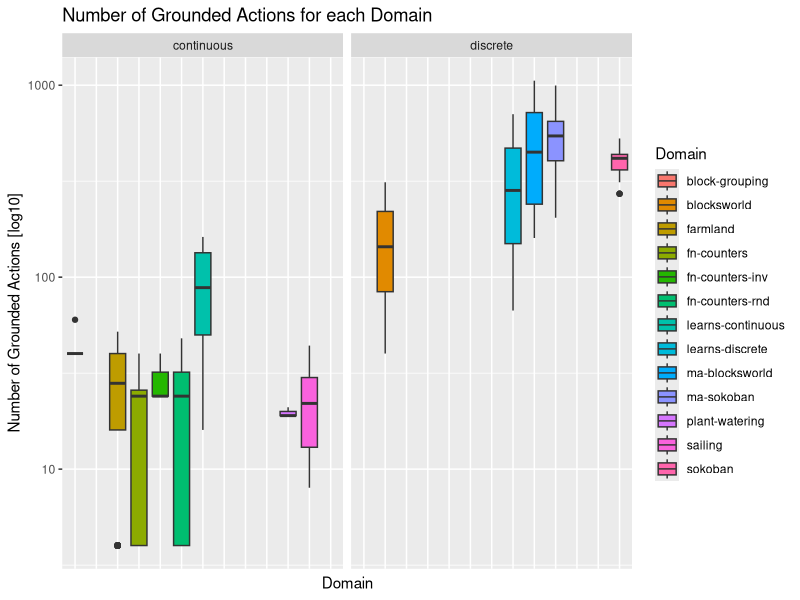
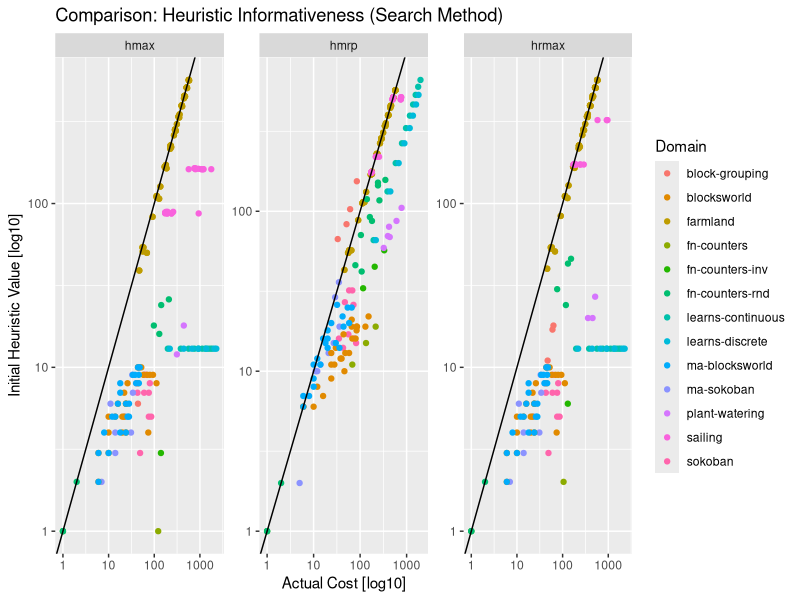
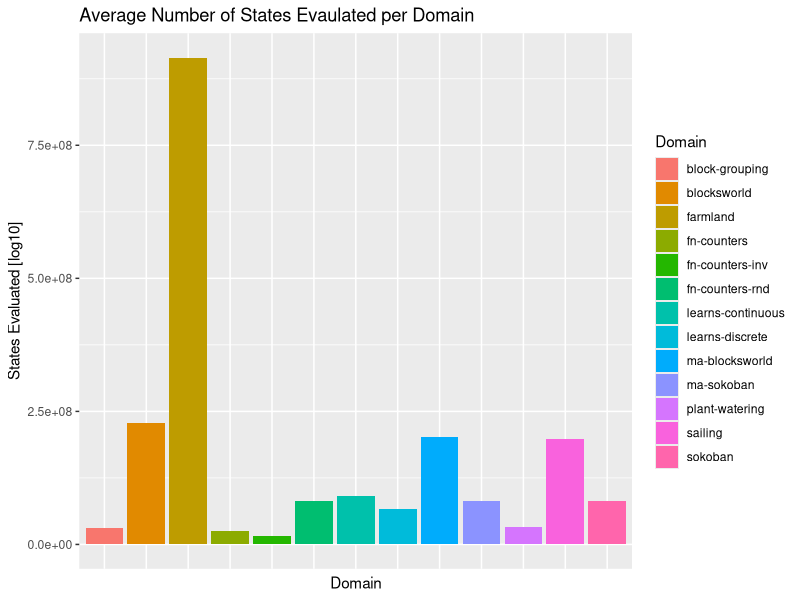
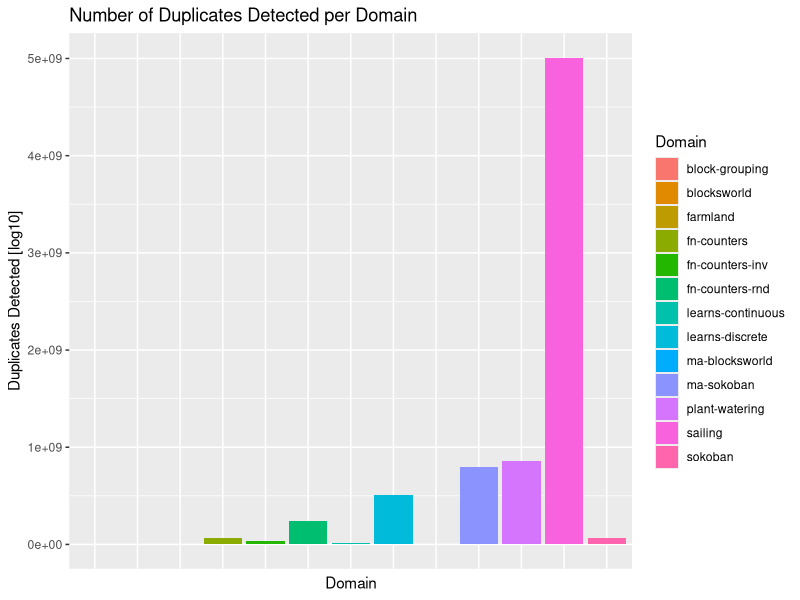
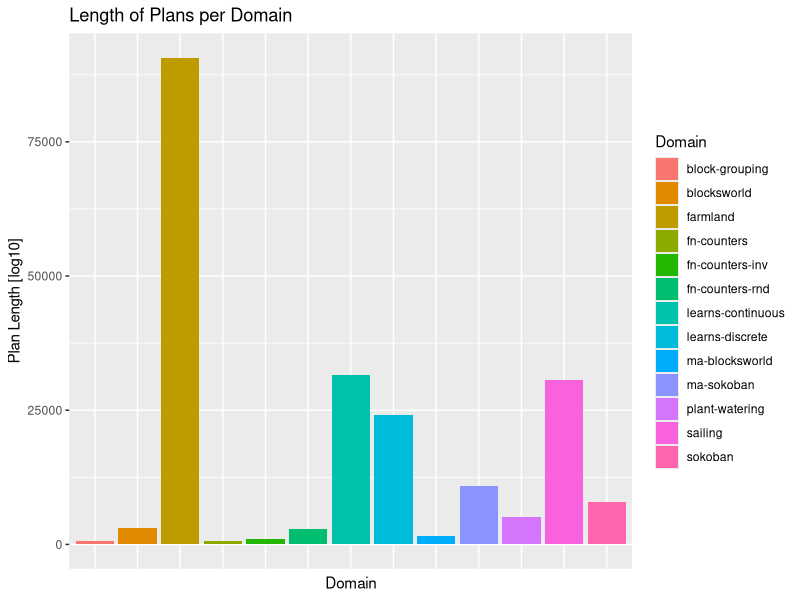
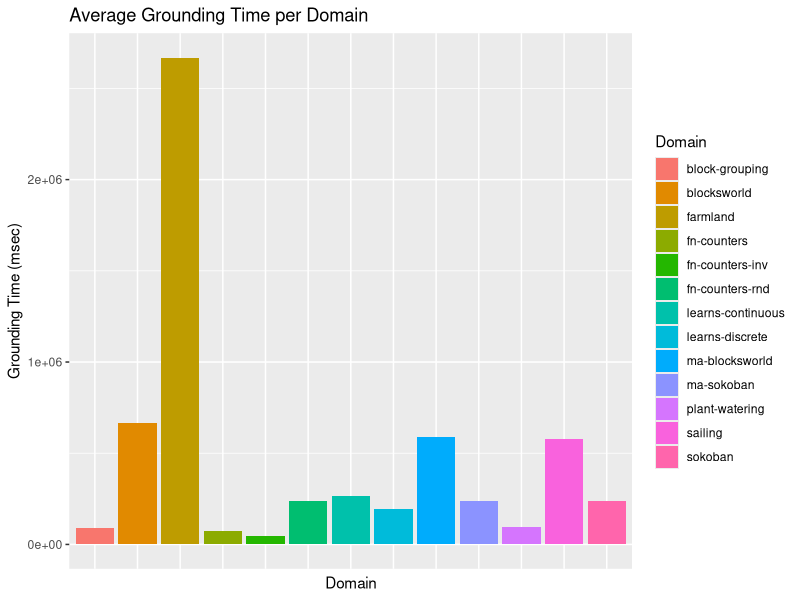
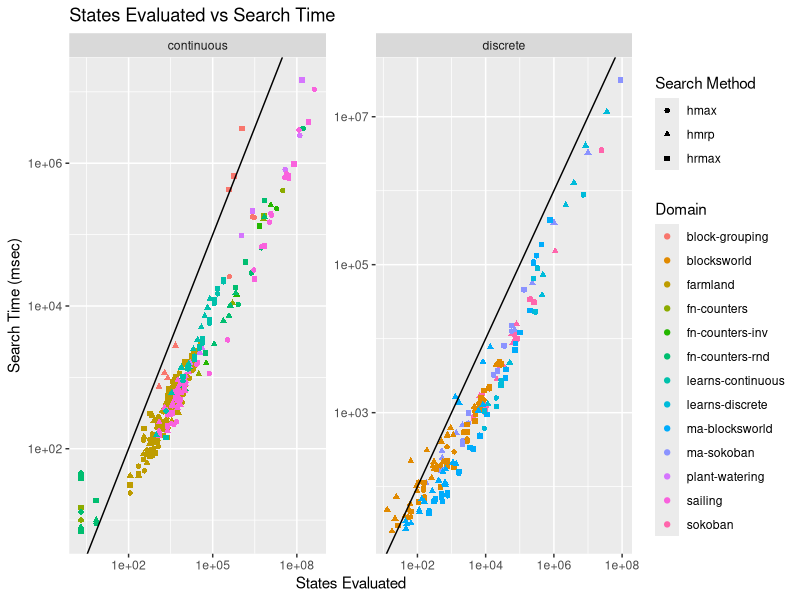
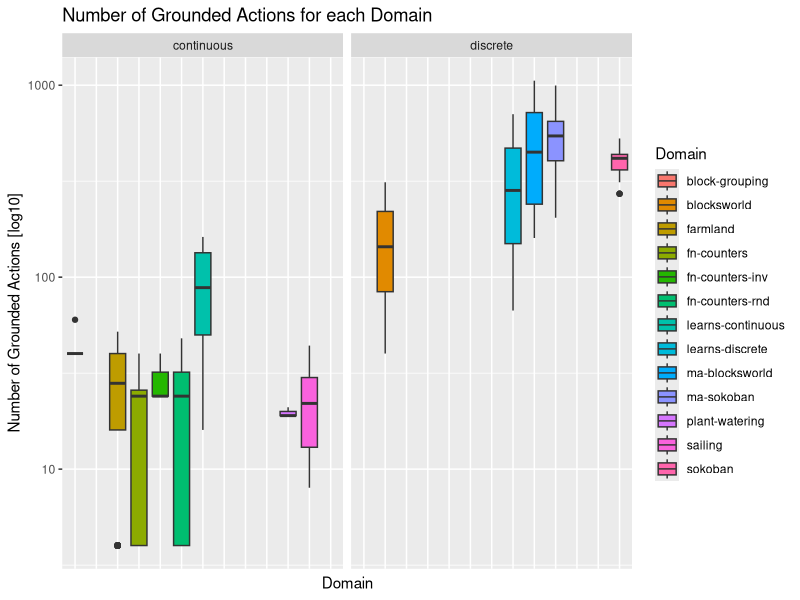

Here is the R script that generated these plots, in order:
#!/usr/bin/env Rscript

# Load required libraries
library(ggplot2)

setwd("~/Documents/planning-formalisms")

df <- read.csv("data.csv")

ground_actions <- ggplot(df, aes(x = domain, y = grounded.actions, fill = domain)) +
  geom_boxplot() +
  labs(x = 'Domain', y = "Number of Grounded Actions [log10]", title = "Number of Grounded Actions for each Domain", fill = "Domain") + 
  theme(axis.text.x=element_blank(), axis.ticks.x=element_blank()) +
  facet_wrap(~ type) +
  scale_y_log10()

ground_actions

heuristic_informativeness <- ggplot(df, aes(y = initial.heuristic.val, x = metric.search, color = domain)) + 
  geom_point(position = "dodge") +
  labs(y = "Initial Heuristic Value [log10]", x = "Actual Cost [log10]", title = "Comparison: Heuristic Informativeness (Search Method)", color = "Domain") +
  facet_wrap(~ search.method, scales="free") +
  scale_x_log10() + # Add this line for log10 scaling
  scale_y_log10() + # Add this line for log10 scaling
  geom_abline(intercept = 0, slope = 1, size = 0.5)

heuristic_informativeness

search_time <- ggplot(df, aes(x = domain), log10="y") +
  geom_col(aes(y = mean(states.evaluated), fill = domain)) +
  labs(x = "Domain", y = "States Evaluated [log10]", title = "Average Number of States Evaulated per Domain", fill = "Domain") +
  theme(axis.text.x=element_blank(), axis.ticks.x=element_blank()) 

search_time

duplicates <- ggplot(df, aes(x = domain, y = duplicates.detected, fill = domain), log10="y") +
  geom_col() +
  labs(x = "Domain", y = "Duplicates Detected [log10]", title = "Number of Duplicates Detected per Domain", fill = "Domain") +
  theme(axis.text.x=element_blank(), axis.ticks.x=element_blank()) 

duplicates

plan_length <- ggplot(df, aes(x = domain, y = plan.length, fill = domain)) +
  geom_col() +
  labs(x = "Domain", y = "Plan Length [log10]", title = "Length of Plans per Domain", fill = "Domain") +
  theme(axis.text.x=element_blank(), axis.ticks.x=element_blank())

plan_length

grounding_time <- ggplot(df, aes(x = domain, y = mean(grounding.time), fill = domain)) +
  geom_col() +
  labs(x = "Domain", y = "Grounding Time (msec)", title = "Average Grounding Time per Domain", fill = "Domain") +
  theme(axis.text.x=element_blank(), axis.ticks.x=element_blank())

grounding_time

states_eval_vs_search_time <- ggplot(df, aes(x = states.evaluated, y = search.time.msec, color = domain, shape=search.method), log10="y") +
  geom_point() +
  labs(x = "States Evaluated", y = "Search Time (msec)", title = "States Evaluated vs Search Time", color = "Domain", shape = "Search Method") +
  scale_x_log10() + # Add this line for log10 scaling
  scale_y_log10() + # Add this line for log10 scaling
  geom_abline(intercept = 0, slope = 1, size = 0.5) +
  facet_wrap(~ type, scales="free")

states_eval_vs_search_time


# List of plots
plots <- list(
  ground_actions, heuristic_informativeness, search_time, states_eval_vs_search_time, duplicates, plan_length, grounding_time
)

# Save each plot as a PDF
for (i in seq_along(plots)) {
  ggsave(paste0("plot-", i, ".pdf"), plots[[i]])
}
